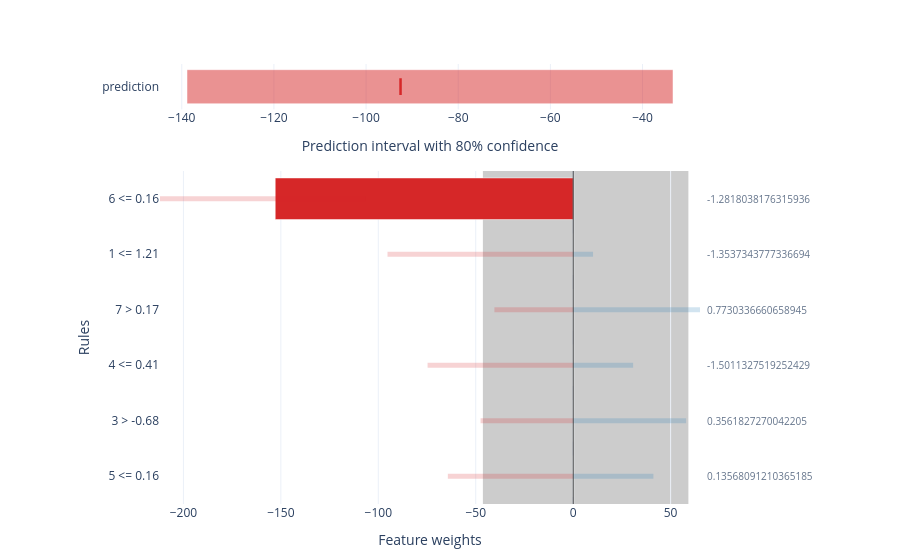

The code cell stored with this chart in its notebook:
### Code cell
reg_factual[0].plot(
    style="plotly.local.factual_bars",
    show=True,
    uncertainty=True,
    filter_top=6,
);

### Figure 1 — Plotly figure (JSON) as saved in the notebook; plotly's stock layout.template omitted (floating-point values rounded to 4 significant figures)
{"data": [{"base": [-138.9], "hovertemplate": "%{hovertext}<extra></extra>", "hovertext": ["prediction: -92.5199<br>Interval: [-138.862, -33.3899]"], "marker": {"color": "#d62728", "opacity": 0.5}, "name": "prediction: prediction", "orientation": "h", "showlegend": false, "type": "bar", "x": [105.5], "xaxis": "x", "y": ["prediction"], "yaxis": "y"}, {"hovertemplate": "%{hovertext}<extra></extra>", "hovertext": ["prediction: -92.5199<br>Interval: [-138.862, -33.3899]"], "marker": {"color": "#d62728", "line": {"color": "#d62728", "width": 2.5}, "size": 12, "symbol": "line-ns-open"}, "mode": "markers", "name": "marker: prediction", "showlegend": false, "type": "scatter", "x": [-92.52], "xaxis": "x", "y": ["prediction"], "yaxis": "y"}, {"hovertemplate": "%{hovertext}<extra></extra>", "hovertext": ["Rule: 6 <= 0.16<br>Feature: 6<br>Feature index: 6<br>Current value: -1.2818038176315936<br>Contribution: -152.883<br>Contribution interval: [-212.013, -106.542]<br>Interval width: 105.472<br>Crosses zero: no<br>Prediction: -92.5199<br>Prediction interval: [-138.862, -33.3899]<br>Task: regression<br>Mode: regression", "Rule: 1 <= 1.21<br>Feature: 1<br>Feature index: 1<br>Current value: -1.3537343777336694<br>Contribution: -36.146<br>Contribution interval: [-95.276, 10.1956]<br>Interval width: 105.472<br>Crosses zero: yes<br>Prediction: -92.5199<br>Prediction interval: [-138.862, -33.3899]<br>Task: regression<br>Mode: regression", "Rule: 7 > 0.17<br>Feature: 7<br>Feature index: 7<br>Current value: 0.7730336660658945<br>Contribution: +18.733<br>Contribution interval: [-40.397, 65.0746]<br>Interval width: 105.472<br>Crosses zero: yes<br>Prediction: -92.5199<br>Prediction interval: [-138.862, -33.3899]<br>Task: regression<br>Mode: regression", "Rule: 4 <= 0.41<br>Feature: 4<br>Feature index: 4<br>Current value: -1.5011327519252429<br>Contribution: -15.5779<br>Contribution interval: [-74.7079, 30.7637]<br>Interval width: 105.472<br>Crosses zero: yes<br>Prediction: -92.5199<br>Prediction interval: [-138.862, -33.3899]<br>Task: regression<br>Mode: regression", "Rule: 3 > -0.68<br>Feature: 3<br>Feature index: 3<br>Current value: 0.3561827270042205<br>Contribution: +11.6066<br>Contribution interval: [-47.5233, 57.9483]<br>Interval width: 105.472<br>Crosses zero: yes<br>Prediction: -92.5199<br>Prediction interval: [-138.862, -33.3899]<br>Task: regression<br>Mode: regression", "Rule: 5 <= 0.16<br>Feature: 5<br>Feature index: 5<br>Current value: 0.13568091210365185<br>Contribution: -5.18718<br>Contribution interval: [-64.3171, 41.1545]<br>Interval width: 105.472<br>Crosses zero: yes<br>Prediction: -92.5199<br>Prediction interval: [-138.862, -33.3899]<br>Task: regression<br>Mode: regression"], "marker": {"color": ["#d62728", "#d62728", "#1f77b4", "#d62728", "#1f77b4", "#d62728"]}, "name": "contribution", "orientation": "h", "type": "bar", "x": [-152.9, 0, 0, 0, 0, 0], "xaxis": "x2", "y": ["6 <= 0.16", "1 <= 1.21", "7 > 0.17", "4 <= 0.41", "3 > -0.68", "5 <= 0.16"], "yaxis": "y2"}, {"hoverinfo": "skip", "line": {"color": "rgba(214, 39, 40, 0.20)", "width": 5}, "mode": "lines", "name": "contribution interval", "showlegend": false, "type": "scatter", "x": [-212.0, -106.5, null, -95.28, 0, null, -40.4, 0, null, -74.71, 0, null, -47.52, 0, null, -64.32, 0, null], "xaxis": "x2", "y": ["6 <= 0.16", "6 <= 0.16", null, "1 <= 1.21", "1 <= 1.21", null, "7 > 0.17", "7 > 0.17", null, "4 <= 0.41", "4 <= 0.41", null, "3 > -0.68", "3 > -0.68", null, "5 <= 0.16", "5 <= 0.16", null], "yaxis": "y2"}, {"hoverinfo": "skip", "line": {"color": "rgba(31, 119, 180, 0.20)", "width": 5}, "mode": "lines", "name": "contribution interval", "showlegend": false, "type": "scatter", "x": [0, 10.2, null, 0, 65.07, null, 0, 30.76, null, 0, 57.95, null, 0, 41.15, null], "xaxis": "x2", "y": ["1 <= 1.21", "1 <= 1.21", null, "7 > 0.17", "7 > 0.17", null, "4 <= 0.41", "4 <= 0.41", null, "3 > -0.68", "3 > -0.68", null, "5 <= 0.16", "5 <= 0.16", null], "yaxis": "y2"}], "layout": {"annotations": [{"align": "left", "font": {"color": "#64748b", "size": 10}, "showarrow": false, "text": "-1.2818038176315936", "x": 1.01, "xanchor": "left", "xref": "paper", "y": "6 <= 0.16", "yref": "y2"}, {"align": "left", "font": {"color": "#64748b", "size": 10}, "showarrow": false, "text": "-1.3537343777336694", "x": 1.01, "xanchor": "left", "xref": "paper", "y": "1 <= 1.21", "yref": "y2"}, {"align": "left", "font": {"color": "#64748b", "size": 10}, "showarrow": false, "text": "0.7730336660658945", "x": 1.01, "xanchor": "left", "xref": "paper", "y": "7 > 0.17", "yref": "y2"}, {"align": "left", "font": {"color": "#64748b", "size": 10}, "showarrow": false, "text": "-1.5011327519252429", "x": 1.01, "xanchor": "left", "xref": "paper", "y": "4 <= 0.41", "yref": "y2"}, {"align": "left", "font": {"color": "#64748b", "size": 10}, "showarrow": false, "text": "0.3561827270042205", "x": 1.01, "xanchor": "left", "xref": "paper", "y": "3 > -0.68", "yref": "y2"}, {"align": "left", "font": {"color": "#64748b", "size": 10}, "showarrow": false, "text": "0.13568091210365185", "x": 1.01, "xanchor": "left", "xref": "paper", "y": "5 <= 0.16", "yref": "y2"}], "bargap": 0.25, "margin": {"b": 56, "l": 160, "r": 200, "t": 64}, "shapes": [{"fillcolor": "rgba(0,0,0,0.20)", "layer": "below", "line": {"width": 0}, "type": "rect", "x0": -46.34, "x1": 59.13, "xref": "x2", "y0": 0, "y1": 1, "yref": "y2 domain"}, {"line": {"color": "#333333", "width": 1}, "type": "line", "x0": 0, "x1": 0, "xref": "x2", "y0": 0, "y1": 1, "yref": "y2 domain"}], "showlegend": false, "title": {"text": ""}, "xaxis": {"anchor": "y", "domain": [0, 1], "title": {"text": "Prediction interval with 80% confidence"}}, "xaxis2": {"anchor": "y2", "domain": [0, 1], "title": {"text": "Feature weights"}}, "yaxis": {"anchor": "x", "autorange": "reversed", "domain": [0.8968, 1]}, "yaxis2": {"anchor": "x2", "autorange": "reversed", "domain": [0, 0.7568], "title": {"text": "Rules"}}}}
